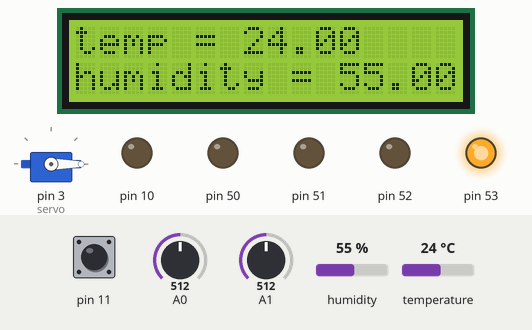
Bench run of a sketch on a simulated Arduino Mega 2560, built with avr-gcc and run on an emulated ATmega2560. On the bench: servo, 16×2 character LCD, output pins drawn as LEDs (lit = HIGH). Inputs (shaded band) come from the test bench; at power-on: A0 = 512, A1 = 512, pin 11 LOW, humidity 55 %, temperature 24 °C.

Above: at 2.8 s.
2.9 s: A0 set to 483
At 3.2 s:
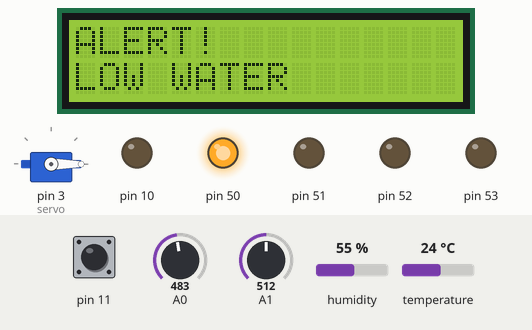
4.4 s: A1 set to 306
At 5.4 s:
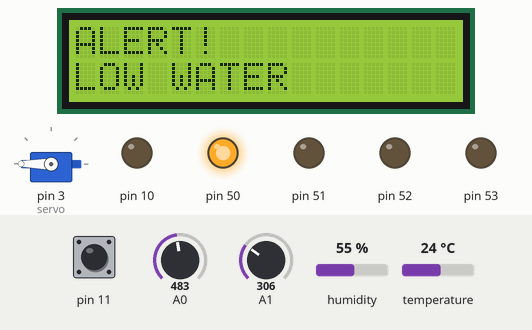
5.9 s: pin 11 driven HIGH
At 6.5 s:
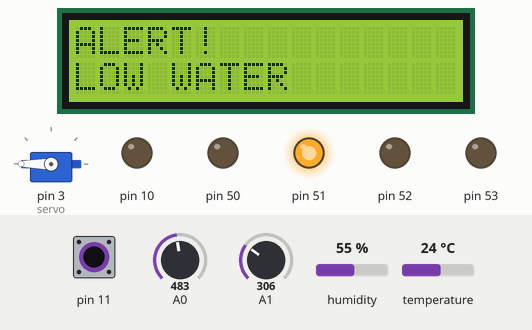
7.4 s: pin 11 pulsed LOW 2 times (0.12 s each, 0.3 s apart)
At 7.61 s:
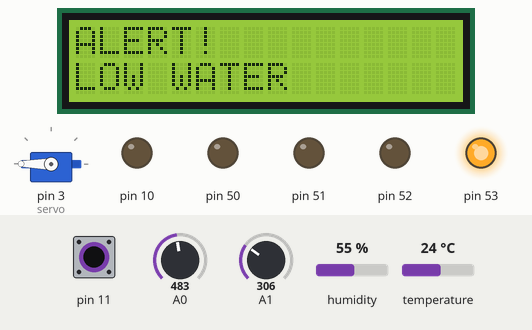
Timing chart, 0 to 10.4 s (numbered marks = the images above; inputs shaded):
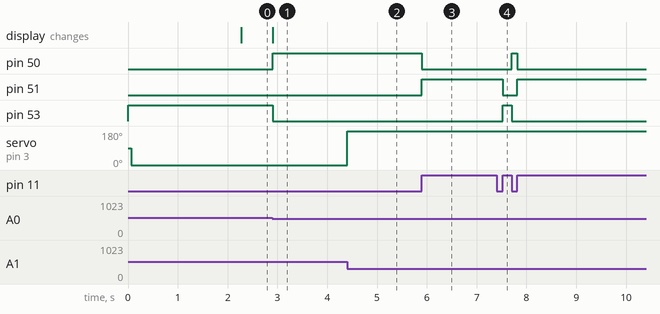

The sketch:

cpe301-project.ino
```cpp
// Noah Snelson and Rachel Burnett
// December 2020
// Code for swamp cooler running on Arduino MEGA
// Utilizes libraries included w/ components from
// Elegoo kit, as well as code from previous labs.

// Elegoo DHT11 Temperature & Humidity Sensor setup
#include "dht_nonblocking.h"

// Elegoo Servo
#include <Servo.h>

// DS3231 Real Time Clock
#include "DS3231.h"

#include "LiquidCrystal.h"

#define DHT_SENSOR_TYPE DHT_TYPE_11
#define DHT_SENSOR_PIN 2
#define TEMPERATURE_THRESHOLD 25.0
#define WATER_LEVEL_THRESHOLD 500

volatile unsigned char* adcsra = (unsigned char*) 0x7A;
volatile unsigned char* adcsrb = (unsigned char*) 0x7B;
volatile unsigned char* portf = (unsigned char*) 0x31;
volatile unsigned char* ddrf = (unsigned char*) 0x30;
volatile unsigned char* admux = (unsigned char*) 0x7C;
volatile unsigned char* didr0 = (unsigned char*) 0x7E;
volatile unsigned int* adcdata = (unsigned int*) 0x78;

volatile unsigned char* portb = (unsigned char*) 0x25;
volatile unsigned char* ddrb = (unsigned char*) 0x24;
volatile unsigned char* pinb  = (unsigned char*) 0x23;

#define RDA 0x80
#define TBE 0x20
volatile unsigned char *myUCSR0A = (unsigned char *)0x00C0;
volatile unsigned char *myUCSR0B = (unsigned char *)0x00C1;
volatile unsigned char *myUCSR0C = (unsigned char *)0x00C2;
volatile unsigned int  *myUBRR0  = (unsigned int *) 0x00C4;
volatile unsigned char *myUDR0   = (unsigned char *)0x00C6;

DHT_nonblocking temp_sensor(DHT_SENSOR_PIN, DHT_SENSOR_TYPE);

float temperature;
float humidity;
float water_level;

Servo servo;

DS3231 clock;
RTCDateTime datetime;

LiquidCrystal lcd(4,5,6,7,8,9);

enum STATE {
  DISABLED,
  IDLE,
  RUNNING,
  ERROR
};
int state = IDLE;

enum portb_pins {
  GREEN = 0,
  BLUE = 1,
  YELLOW = 2,
  RED = 3,
  MOTOR = 4,
  SWITCH = 5
};

void setup() {
  // put your setup code here, to run once:
  U0init(9600);
  adc_init();

  servo.attach(3);

  *ddrb |= 0b00011111; // set led pins to output
  *ddrb &= ~(0b01 << SWITCH); // set input for disable switch
  *portb &= ~(0b01 << MOTOR); // set motor to output low

  write_pb(GREEN, 1);

  clock.begin();
  clock.setDateTime(__DATE__, __TIME__);

  lcd.begin(16, 2);
}

void loop() {
  adjust_vent();
  check_disable();
  if(state == IDLE){
    log_atmosphere();
    if(water_level_low()){
      lcd.clear();
      alert_water_level();
      write_pb(GREEN, 0);
      write_pb(RED, 1);
      state = ERROR;
    }
    else if(temperature > TEMPERATURE_THRESHOLD){
      write_pb(GREEN, 0);
      write_pb(BLUE, 1);
      toggle_fan(1);
      state = RUNNING;
    }
  }
  else if(state == RUNNING){
    log_atmosphere();
    if(water_level_low()){
      lcd.clear();
      alert_water_level();
      write_pb(BLUE, 0);
      write_pb(RED, 1);
      toggle_fan(0);
      state = ERROR;
    }
    else if(temperature < TEMPERATURE_THRESHOLD){
      write_pb(BLUE, 0);
      write_pb(GREEN, 1);
      toggle_fan(0);
      state = IDLE;
    }
  }
  else if(state == ERROR){
    if(!water_level_low()){
      lcd.clear();
      write_pb(RED, 0);
      write_pb(GREEN, 1);
      state = IDLE;
    }
  }
}

void check_disable(){
  if(*pinb & (0b01 << SWITCH)){
    state = state == DISABLED ? IDLE : DISABLED;
    if(state == IDLE){
      write_pb(YELLOW, 0);
      write_pb(GREEN, 1);
    }
    else{
      for(int pin = 0; pin < 5; pin++){
        write_pb(pin, 0); // turn all leds & motor off
      }
      write_pb(YELLOW, 1);
    }
    for(int i = 0; i < 10000; i++) {} // debounce
    while(*pinb & (0b01 << SWITCH)){}
  }
}

void log_atmosphere(){
  if(temp_sensor.measure(&temperature, &humidity)) {
    lcd.setCursor(0,0);
    lcd.print("temp = ");
    lcd.print(temperature);
    lcd.setCursor(0,1);
    lcd.print("humidity = ");
    lcd.print(humidity);
  }
  for(int i = 0; i < 10000; i++){}
}


bool water_level_low(){
  water_level = adc_read(0);
  for(int i = 0; i < 10000; i++){}
  return (water_level < WATER_LEVEL_THRESHOLD);
}

void alert_water_level(){
  lcd.setCursor(0,0);
  lcd.print("ALERT!");
  lcd.setCursor(0,1);
  lcd.print("LOW WATER");
}

void toggle_fan(bool state){
  log_motor(state);
  write_pb(MOTOR, state);
}

int angle = 0;
void adjust_vent(){
  int new_angle = adc_read(1);
  if((new_angle > angle && new_angle - angle > 100) ||
      (angle > new_angle && angle - new_angle > 100)){
    angle = new_angle;
    servo.write(angle);
  }
}

// some decent string utils (that don't segfault) would be nice
void log_motor(bool motor_state){
  datetime = clock.getDateTime();
  String log_message = String(datetime.year);
  log_message += "-";
  log_message += datetime.month;
  log_message += "-";
  log_message += datetime.day;
  log_message += "T";
  log_message += datetime.hour;
  log_message += ":";
  log_message += datetime.minute;
  log_message += ":";
  log_message += datetime.second;
  log_message += " Motor turned ";
  log_message += motor_state ? "on\n" : "off\n";
  print_string(log_message.c_str());
}

void print_string(char* string){
  for(int i = 0; i < strlen(string); i++){
    U0putchar(string[i]);
  }
}

void adc_init() {
  *adcsra |= 0b10000000;
  *adcsra &= 0b11010000; // enable ADC, disable interrupts and autotrigger

  *ddrf &= 0b11111100; // set pf0 to input
  *didr0 |= 0b00000011; // disable digital input

  *adcsrb &= 0b11110000; // set free running mode, reset channel/gain bits

  *admux = 0b01000000; // right adjust ADLAR, set voltage ref
}

unsigned int adc_read(unsigned char adc_channel){
  *admux &= 0b11100000; // clear channel select bits 4:0
  *adcsrb &= 0b11110111; // clear channel select bit 5

  if(adc_channel >= 8){
    *adcsrb |= 0b00001000; // set channel select bit 5 to 1
  }

  char lastThree = adc_channel & 0b00000111; // get last three bits of channel
  *admux |= lastThree; // set channel select bits 4:0

  *adcsra |= 0x40; // start ADC conversion

  while((*adcsra & 0x40) != 0) {} // wait while converting

  return (*adcdata & 0x03FF);
}

void write_pb(int pin, bool state){
  if(state){
    *portb |= 0b00000001 << pin;
  }
  else{
    *portb &= ~(0b00000001 << pin);
  }
}

void U0init(unsigned long U0baud)
{
//  Students are responsible for understanding
//  this initialization code for the ATmega2560 USART0
//  and will be expected to be able to intialize
//  the USART in differrent modes.
//
 unsigned long FCPU = 16000000;
 unsigned int tbaud;
 tbaud = (FCPU / 16 / U0baud - 1);
 // Same as (FCPU / (16 * U0baud)) - 1;
 *myUCSR0A = 0x20;
 *myUCSR0B = 0x18;
 *myUCSR0C = 0x06;
 *myUBRR0  = tbaud;
}

void U0putchar(unsigned char U0pdata)
{
  while( (*myUCSR0A & TBE) == 0) {}
  *myUDR0 = U0pdata;
}
```

Measured:
- the behaviour switches between 500 and 499 on A0 (found by bisection; images 0 and 1)
- after the input at 2.9 s, pin 50: LOW → HIGH at once; pin 53: HIGH → LOW at once; the display: changes at once (image 1)
- after the input at 4.4 s, servo on pin 3 (servo): 0° → 180° at once
- after the input at 5.9 s, pin 50: HIGH → LOW at once; pin 51: LOW → HIGH at once
- after the input at 7.4 s, pin 50: LOW → HIGH after 0.31 s, → LOW 0.11 s later; pin 51: HIGH → LOW after 0.12 s, → HIGH 0.30 s later; pin 53: LOW → HIGH after 0.12 s, → LOW 0.19 s later
